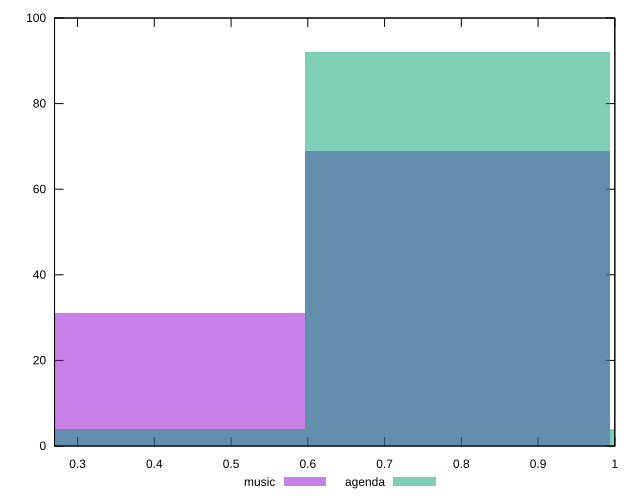

Source code (gnuplot):
reset

$music <<EOF
0.3974490162389935 31
0.794898032477987 69
EOF

$agenda <<EOF
0.3974490162389935 4
0.794898032477987 92
1.1923470487169805 4
EOF

set key outside below
set boxwidth 0.3974490162389935
set xrange [0.27:1]
set yrange [0:100]
set trange [0:100]
set style fill transparent solid 0.5 noborder
set terminal svg size 640, 500 enhanced background rgb 'white'
set output "report/report_00029_2021-02-24T13-36-40.390Z/meta/score/comparison/histogram/0_vs_1.svg"

plot $music title "music" with boxes, \
     $agenda title "agenda" with boxes

reset
